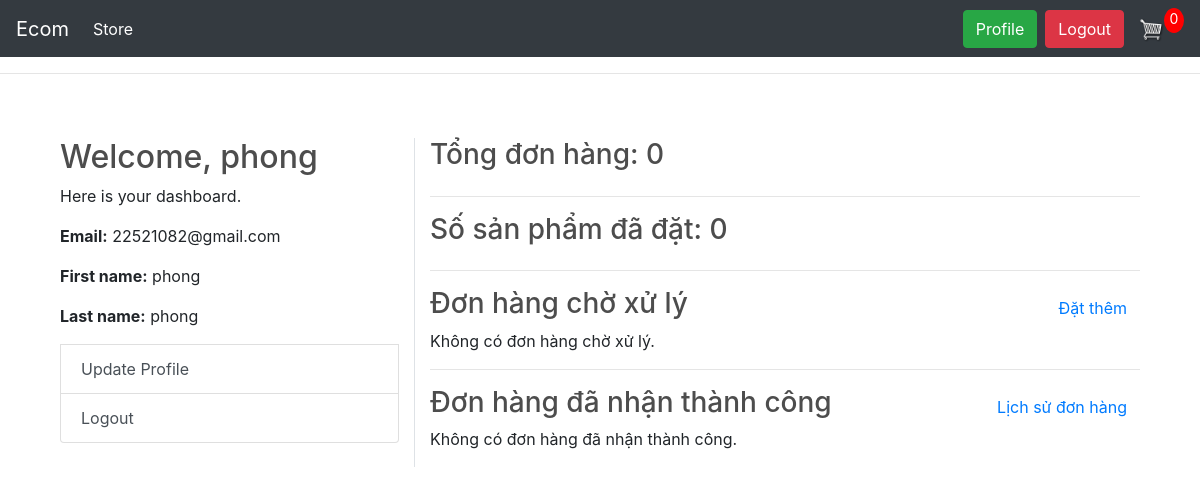
The page /users/profile/ (signed in) on the database its author committed.
### users/models.py (models this page shows, shortened)
class User(AbstractBaseUser):
    ROLE_CHOICES = (
        ('Admin', 'Admin'),
        ('User', 'User'),
        ('Guest', 'Guest'),
    )
    first_name      = models.CharField(max_length=50)
    last_name       = models.CharField(max_length=50)
    username        = models.CharField(max_length=50, unique=True)
    email           = models.EmailField(max_length=100, unique=True)
    role            = models.CharField(max_length=10, choices=ROLE_CHOICES, default='Guest')
    date_joined     = models.DateTimeField(auto_now_add=True)
    last_login      = models.DateTimeField(default=timezone.now)
    is_admin        = models.BooleanField(default=False)
    is_staff        = models.BooleanField(default=False)
    is_active       = models.BooleanField(default=True)
    is_superadmin   = models.BooleanField(default=False)
    USERNAME_FIELD = 'email'
    REQUIRED_FIELDS = ['username', 'first_name', 'last_name']
    objects = MyUserManager()
    def get_orders(self):
        return self.order_set.all()

### users/views.py (the view)
# urls.py: path('profile/', views.profile_view, name='profile'),
@login_required(login_url='login')
def profile_view(request):
    if request.role not in ['Admin', 'User']:
        return redirect('login')
    orders = request.user.get_orders()
    total_products_bought = sum(order_item.quantity for order in orders
                                                        for order_item in order.items.all())
    completed_orders = orders.filter(status='completed')[:5]
    pending_orders = orders.filter(status='in_progress')
    total_orders = orders.count()
    return render(request, 'profile.html', {
        'total_orders': total_orders,
        'total_products_bought': total_products_bought,
        'completed_orders': completed_orders,
        'pending_orders': pending_orders
    })

### templates/profile.html (shortened to what this page needs)
{% extends "base.html" %}
{% block content %}
    <div class="container-fluid mt-4">
        <div class="row">
            <div class="col-md-4 border-right">
                <h2>Welcome, {{ user.first_name }}</h2>
                <p>Here is your dashboard.</p>
                <div class="list-group">
                    <p><strong>Email:</strong> {{ user.email }}</p>
                    <p><strong>First name:</strong> {{ user.first_name }}</p>
                    <p><strong>Last name:</strong> {{ user.last_name }}</p>
                    <a href="{% url 'profile_update' %}" class="list-group-item list-group-item-action">Update Profile</a>
                    <a href="{% url 'logout' %}" class="list-group-item list-group-item-action">Logout</a>
                </div>
            </div>
            <div class="col-md-8">
                <div class="d-flex justify-content-between align-items-center">
                    <h3>Tổng đơn hàng: {{ total_orders }}</h3>
                </div>
                <hr>
                <div class="d-flex justify-content-between align-items-center">
                    <h3>Số sản phẩm đã đặt: {{ total_products_bought }}</h3>
                </div>
                <hr>
                <div>
                    <div class="d-flex justify-content-between align-items-center">
                        <h3>Đơn hàng chờ xử lý</h3>
                        <a href="{% url 'cart' %}" class="btn btn-link">Đặt thêm</a>
                    </div>
                    {% for order in pending_orders %}
                        <div class="card mb-3 border">
                            <div class="card-body">
                                <p><strong>Order ID:</strong> {{ order.id }}</p>
                                <p><strong>Status:</strong> {{ order.status }}</p>
                                <p><strong>Total:</strong> {{ order.get_total }}</p>
                            </div>
                        </div>
                    {% empty %}
                        <p>Không có đơn hàng chờ xử lý.</p>
                    {% endfor %}
                </div>
                <hr>
                <div>
                    <div class="d-flex justify-content-between align-items-center">
                        <h3>Đơn hàng đã nhận thành công</h3>
                        <a href="{% url 'order-history' %}" class="btn btn-link">Lịch sử đơn hàng</a>
                    </div>
                    {% for order in completed_orders %}
                        <div class="card mb-3 border">
                            <div class="card-body">
                                <p><strong>Order ID:</strong> {{ order.id }}</p>
                                <p><strong>Status:</strong> {{ order.status }}</p>
                                <p><strong>Total:</strong> {{ order.get_total }}</p>
                            </div>
                        </div>
                    {% empty %}
                        <p>Không có đơn hàng đã nhận thành công.</p>
                    {% endfor %}
                </div>
            </div>
        </div>
    </div>
{% endblock %}

### static/css/main.css (style rules this page uses)
body { background-color: hsl(0, 0%, 98%); }
h1,h2,h3,h4,h5,h6 { color:hsl(0, 0%, 30%); }
.btn { border-radius: 0; }

### rows shown on the page
User: first_name "phong", email "22521082@gmail.com", last_name "phong"

### other values the page prints
{{ total_orders }} "0"
{{ total_products_bought }} "0"
